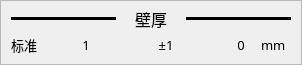
          <widget class="QFrame" name="frame_5">
           <property name="minimumSize">
            <size>
             <width>0</width>
             <height>65</height>
            </size>
           </property>
           <property name="maximumSize">
            <size>
             <width>16777215</width>
             <height>65</height>
            </size>
           </property>
           <property name="whatsThis">
            <string/>
           </property>
           <property name="frameShape">
            <enum>QFrame::Shape::StyledPanel</enum>
           </property>
           <property name="frameShadow">
            <enum>QFrame::Shadow::Raised</enum>
           </property>
           <layout class="QVBoxLayout" name="verticalLayout_7">
            <property name="spacing">
             <number>0</number>
            </property>
            <property name="leftMargin">
             <number>10</number>
            </property>
            <property name="topMargin">
             <number>5</number>
            </property>
            <property name="rightMargin">
             <number>10</number>
            </property>
            <property name="bottomMargin">
             <number>5</number>
            </property>
            <item>
             <layout class="QHBoxLayout" name="horizontalLayout_14">
              <property name="spacing">
               <number>5</number>
              </property>
              <item>
               <widget class="Line" name="line_7">
                <property name="styleSheet">
                 <string notr="true">color: rgb(0, 0, 0);
background-color: rgb(0, 0, 0);</string>
                </property>
                <property name="orientation">
                 <enum>Qt::Orientation::Horizontal</enum>
                </property>
               </widget>
              </item>
              <item>
               <widget class="QLabel" name="label_20">
                <property name="minimumSize">
                 <size>
                  <width>60</width>
                  <height>25</height>
                 </size>
                </property>
                <property name="maximumSize">
                 <size>
                  <width>60</width>
                  <height>25</height>
                 </size>
                </property>
                <property name="font">
                 <font>
                  <family>微软雅黑</family>
                  <pointsize>12</pointsize>
                 </font>
                </property>
                <property name="text">
                 <string>壁厚</string>
                </property>
                <property name="alignment">
                 <set>Qt::AlignmentFlag::AlignCenter</set>
                </property>
               </widget>
              </item>
              <item>
               <widget class="Line" name="line_8">
                <property name="styleSheet">
                 <string notr="true">color: rgb(0, 0, 0);
background-color: rgb(0, 0, 0);</string>
                </property>
                <property name="orientation">
                 <enum>Qt::Orientation::Horizontal</enum>
                </property>
               </widget>
              </item>
             </layout>
            </item>
            <item>
             <layout class="QHBoxLayout" name="horizontalLayout_15">
              <property name="spacing">
               <number>5</number>
              </property>
              <item>
               <widget class="QLabel" name="label_21">
                <property name="minimumSize">
                 <size>
                  <width>50</width>
                  <height>25</height>
                 </size>
                </property>
                <property name="maximumSize">
                 <size>
                  <width>50</width>
                  <height>30</height>
                 </size>
                </property>
                <property name="font">
                 <font>
                  <family>微软雅黑</family>
                  <pointsize>10</pointsize>
                 </font>
                </property>
                <property name="text">
                 <string>标准</string>
                </property>
               </widget>
              </item>
              <item>
               <widget class="QLabel" name="labelWallThickness">
                <property name="sizePolicy">
                 <sizepolicy hsizetype="Minimum" vsizetype="Minimum">
                  <horstretch>0</horstretch>
                  <verstretch>0</verstretch>
                 </sizepolicy>
                </property>
                <property name="minimumSize">
                 <size>
                  <width>40</width>
                  <height>25</height>
                 </size>
                </property>
                <property name="maximumSize">
                 <size>
                  <width>40</width>
                  <height>30</height>
                 </size>
                </property>
                <property name="font">
                 <font>
                  <family>微软雅黑</family>
                  <pointsize>10</pointsize>
                 </font>
                </property>
                <property name="text">
                 <string>1</string>
                </property>
                <property name="alignment">
                 <set>Qt::AlignmentFlag::AlignCenter</set>
                </property>
               </widget>
              </item>
              <item>
               <spacer name="horizontalSpacer_12">
                <property name="orientation">
                 <enum>Qt::Orientation::Horizontal</enum>
                </property>
                <property name="sizeHint" stdset="0">
                 <size>
                  <width>40</width>
                  <height>20</height>
                 </size>
                </property>
               </spacer>
              </item>
              <item>
               <widget class="QLabel" name="labelWallThicknessTolerance">
                <property name="minimumSize">
                 <size>
                  <width>30</width>
                  <height>25</height>
                 </size>
                </property>
                <property name="maximumSize">
                 <size>
                  <width>30</width>
                  <height>30</height>
                 </size>
                </property>
                <property name="font">
                 <font>
                  <family>微软雅黑</family>
                  <pointsize>10</pointsize>
                 </font>
                </property>
                <property name="text">
                 <string>±1</string>
                </property>
                <property name="alignment">
                 <set>Qt::AlignmentFlag::AlignCenter</set>
                </property>
               </widget>
              </item>
              <item>
               <spacer name="horizontalSpacer_13">
                <property name="orientation">
                 <enum>Qt::Orientation::Horizontal</enum>
                </property>
                <property name="sizeHint" stdset="0">
                 <size>
                  <width>40</width>
                  <height>20</height>
                 </size>
                </property>
               </spacer>
              </item>
              <item>
               <widget class="QLabel" name="label_24">
                <property name="minimumSize">
                 <size>
                  <width>30</width>
                  <height>25</height>
                 </size>
                </property>
                <property name="font">
                 <font>
                  <family>微软雅黑</family>
                  <pointsize>10</pointsize>
                 </font>
                </property>
                <property name="text">
                 <string>0</string>
                </property>
                <property name="alignment">
                 <set>Qt::AlignmentFlag::AlignCenter</set>
                </property>
               </widget>
              </item>
              <item>
               <widget class="QLabel" name="label_25">
                <property name="minimumSize">
                 <size>
                  <width>30</width>
                  <height>25</height>
                 </size>
                </property>
                <property name="font">
                 <font>
                  <family>微软雅黑</family>
                  <pointsize>10</pointsize>
                 </font>
                </property>
                <property name="text">
                 <string>mm</string>
                </property>
               </widget>
              </item>
             </layout>
            </item>
           </layout>
          </widget>
